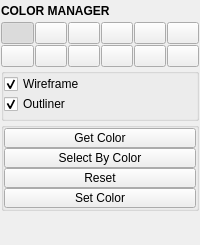
<?xml version="1.0" encoding="UTF-8"?>
<ui version="4.0">
 <class>QtUi</class>
 <widget class="QMainWindow" name="QtUi">
  <property name="enabled">
   <bool>true</bool>
  </property>
  <property name="geometry">
   <rect>
    <x>0</x>
    <y>0</y>
    <width>200</width>
    <height>245</height>
   </rect>
  </property>
  <property name="tabShape">
   <enum>QTabWidget::Triangular</enum>
  </property>
  <property name="dockNestingEnabled">
   <bool>true</bool>
  </property>
  <property name="dockOptions">
   <set>QMainWindow::AllowNestedDocks|QMainWindow::AllowTabbedDocks|QMainWindow::AnimatedDocks|QMainWindow::ForceTabbedDocks</set>
  </property>
  <widget class="QWidget" name="central_widget">
   <property name="minimumSize">
    <size>
     <width>200</width>
     <height>0</height>
    </size>
   </property>
   <layout class="QVBoxLayout" name="verticalLayout">
    <property name="leftMargin">
     <number>1</number>
    </property>
    <property name="topMargin">
     <number>1</number>
    </property>
    <property name="rightMargin">
     <number>1</number>
    </property>
    <property name="bottomMargin">
     <number>1</number>
    </property>
    <item>
     <layout class="QVBoxLayout" name="verticalLayout_1">
      <property name="spacing">
       <number>1</number>
      </property>
      <item>
       <widget class="Header" name="header">
        <property name="minimumSize">
         <size>
          <width>0</width>
          <height>20</height>
         </size>
        </property>
        <property name="maximumSize">
         <size>
          <width>16777215</width>
          <height>20</height>
         </size>
        </property>
        <property name="font">
         <font>
          <weight>75</weight>
          <bold>true</bold>
         </font>
        </property>
        <property name="text">
         <string>COLOR MANAGER</string>
        </property>
       </widget>
      </item>
      <item>
       <layout class="QGridLayout" name="gridLayout">
        <item row="0" column="0">
         <widget class="ColorSwatch" name="chk000">
          <property name="text">
           <string/>
          </property>
          <property name="checkable">
           <bool>true</bool>
          </property>
          <property name="checked">
           <bool>true</bool>
          </property>
         </widget>
        </item>
        <item row="0" column="4">
         <widget class="ColorSwatch" name="chk004">
          <property name="text">
           <string/>
          </property>
          <property name="checkable">
           <bool>true</bool>
          </property>
          <property name="checked">
           <bool>false</bool>
          </property>
         </widget>
        </item>
        <item row="0" column="1">
         <widget class="ColorSwatch" name="chk001">
          <property name="text">
           <string/>
          </property>
          <property name="checkable">
           <bool>true</bool>
          </property>
          <property name="checked">
           <bool>false</bool>
          </property>
         </widget>
        </item>
        <item row="0" column="3">
         <widget class="ColorSwatch" name="chk003">
          <property name="text">
           <string/>
          </property>
          <property name="checkable">
           <bool>true</bool>
          </property>
          <property name="checked">
           <bool>false</bool>
          </property>
         </widget>
        </item>
        <item row="0" column="5">
         <widget class="ColorSwatch" name="chk005">
          <property name="text">
           <string/>
          </property>
          <property name="checkable">
           <bool>true</bool>
          </property>
          <property name="checked">
           <bool>false</bool>
          </property>
         </widget>
        </item>
        <item row="0" column="2">
         <widget class="ColorSwatch" name="chk002">
          <property name="text">
           <string/>
          </property>
          <property name="checkable">
           <bool>true</bool>
          </property>
          <property name="checked">
           <bool>false</bool>
          </property>
         </widget>
        </item>
        <item row="1" column="4">
         <widget class="ColorSwatch" name="chk010">
          <property name="text">
           <string/>
          </property>
          <property name="checkable">
           <bool>true</bool>
          </property>
          <property name="checked">
           <bool>false</bool>
          </property>
         </widget>
        </item>
        <item row="1" column="1">
         <widget class="ColorSwatch" name="chk007">
          <property name="text">
           <string/>
          </property>
          <property name="checkable">
           <bool>true</bool>
          </property>
          <property name="checked">
           <bool>false</bool>
          </property>
         </widget>
        </item>
        <item row="1" column="3">
         <widget class="ColorSwatch" name="chk009">
          <property name="text">
           <string/>
          </property>
          <property name="checkable">
           <bool>true</bool>
          </property>
          <property name="checked">
           <bool>false</bool>
          </property>
         </widget>
        </item>
        <item row="1" column="2">
         <widget class="ColorSwatch" name="chk008">
          <property name="text">
           <string/>
          </property>
          <property name="checkable">
           <bool>true</bool>
          </property>
          <property name="checked">
           <bool>false</bool>
          </property>
         </widget>
        </item>
        <item row="1" column="0">
         <widget class="ColorSwatch" name="chk006">
          <property name="text">
           <string/>
          </property>
          <property name="checkable">
           <bool>true</bool>
          </property>
          <property name="checked">
           <bool>false</bool>
          </property>
         </widget>
        </item>
        <item row="1" column="5">
         <widget class="ColorSwatch" name="chk011">
          <property name="text">
           <string/>
          </property>
          <property name="checkable">
           <bool>true</bool>
          </property>
          <property name="checked">
           <bool>false</bool>
          </property>
         </widget>
        </item>
       </layout>
      </item>
      <item>
       <widget class="QGroupBox" name="groupBox_2">
        <property name="title">
         <string/>
        </property>
        <layout class="QVBoxLayout" name="verticalLayout_6">
         <property name="spacing">
          <number>0</number>
         </property>
         <property name="leftMargin">
          <number>0</number>
         </property>
         <property name="topMargin">
          <number>0</number>
         </property>
         <property name="rightMargin">
          <number>0</number>
         </property>
         <property name="bottomMargin">
          <number>4</number>
         </property>
         <item>
          <widget class="QCheckBox" name="chk012">
           <property name="minimumSize">
            <size>
             <width>0</width>
             <height>20</height>
            </size>
           </property>
           <property name="maximumSize">
            <size>
             <width>16777215</width>
             <height>20</height>
            </size>
           </property>
           <property name="toolTip">
            <string>Set wireframe color.</string>
           </property>
           <property name="layoutDirection">
            <enum>Qt::LeftToRight</enum>
           </property>
           <property name="text">
            <string>Wireframe</string>
           </property>
           <property name="checkable">
            <bool>true</bool>
           </property>
           <property name="checked">
            <bool>true</bool>
           </property>
          </widget>
         </item>
         <item>
          <widget class="QCheckBox" name="chk013">
           <property name="minimumSize">
            <size>
             <width>0</width>
             <height>20</height>
            </size>
           </property>
           <property name="maximumSize">
            <size>
             <width>16777215</width>
             <height>20</height>
            </size>
           </property>
           <property name="toolTip">
            <string>Set outliner color.</string>
           </property>
           <property name="layoutDirection">
            <enum>Qt::LeftToRight</enum>
           </property>
           <property name="text">
            <string>Outliner</string>
           </property>
           <property name="checkable">
            <bool>true</bool>
           </property>
           <property name="checked">
            <bool>true</bool>
           </property>
          </widget>
         </item>
        </layout>
       </widget>
      </item>
      <item>
       <widget class="QGroupBox" name="groupBox">
        <layout class="QVBoxLayout" name="verticalLayout_5">
         <property name="spacing">
          <number>0</number>
         </property>
         <property name="leftMargin">
          <number>0</number>
         </property>
         <property name="topMargin">
          <number>0</number>
         </property>
         <property name="rightMargin">
          <number>0</number>
         </property>
         <property name="bottomMargin">
          <number>0</number>
         </property>
         <item>
          <widget class="QPushButton" name="b003">
           <property name="minimumSize">
            <size>
             <width>0</width>
             <height>20</height>
            </size>
           </property>
           <property name="maximumSize">
            <size>
             <width>16777215</width>
             <height>20</height>
            </size>
           </property>
           <property name="toolTip">
            <string>Apply the current color to any selected objects.</string>
           </property>
           <property name="layoutDirection">
            <enum>Qt::RightToLeft</enum>
           </property>
           <property name="text">
            <string>Get Color</string>
           </property>
           <property name="checkable">
            <bool>false</bool>
           </property>
           <property name="autoDefault">
            <bool>false</bool>
           </property>
           <property name="default">
            <bool>false</bool>
           </property>
           <property name="flat">
            <bool>false</bool>
           </property>
           <property name="bnabled" stdset="0">
            <bool>true</bool>
           </property>
          </widget>
         </item>
         <item>
          <widget class="QPushButton" name="b002">
           <property name="minimumSize">
            <size>
             <width>0</width>
             <height>20</height>
            </size>
           </property>
           <property name="maximumSize">
            <size>
             <width>16777215</width>
             <height>20</height>
            </size>
           </property>
           <property name="toolTip">
            <string>Select objects by the currently selected color.</string>
           </property>
           <property name="layoutDirection">
            <enum>Qt::RightToLeft</enum>
           </property>
           <property name="text">
            <string>Select By Color</string>
           </property>
           <property name="checkable">
            <bool>false</bool>
           </property>
           <property name="autoDefault">
            <bool>false</bool>
           </property>
           <property name="default">
            <bool>false</bool>
           </property>
           <property name="flat">
            <bool>false</bool>
           </property>
           <property name="bnabled" stdset="0">
            <bool>true</bool>
           </property>
          </widget>
         </item>
         <item>
          <widget class="QPushButton" name="b000">
           <property name="minimumSize">
            <size>
             <width>0</width>
             <height>20</height>
            </size>
           </property>
           <property name="maximumSize">
            <size>
             <width>16777215</width>
             <height>20</height>
            </size>
           </property>
           <property name="toolTip">
            <string>&lt;html&gt;&lt;head/&gt;&lt;body&gt;&lt;p&gt;Resets colors to default for selected objects.&lt;/p&gt;&lt;p&gt;Hold &lt;span style=&quot; font-weight:600; font-style:italic;&quot;&gt;ctrl + click&lt;/span&gt; to reset&lt;span style=&quot; font-weight:600;&quot;&gt; ALL &lt;/span&gt;objects in the scene.&lt;/p&gt;&lt;/body&gt;&lt;/html&gt;</string>
           </property>
           <property name="layoutDirection">
            <enum>Qt::RightToLeft</enum>
           </property>
           <property name="text">
            <string>Reset</string>
           </property>
           <property name="checkable">
            <bool>false</bool>
           </property>
           <property name="autoDefault">
            <bool>false</bool>
           </property>
           <property name="default">
            <bool>false</bool>
           </property>
           <property name="flat">
            <bool>false</bool>
           </property>
           <property name="bnabled" stdset="0">
            <bool>true</bool>
           </property>
          </widget>
         </item>
         <item>
          <widget class="QPushButton" name="b001">
           <property name="minimumSize">
            <size>
             <width>0</width>
             <height>20</height>
            </size>
           </property>
           <property name="maximumSize">
            <size>
             <width>16777215</width>
             <height>20</height>
            </size>
           </property>
           <property name="toolTip">
            <string>Apply the current color to any selected objects.</string>
           </property>
           <property name="layoutDirection">
            <enum>Qt::RightToLeft</enum>
           </property>
           <property name="text">
            <string>Set Color</string>
           </property>
           <property name="checkable">
            <bool>false</bool>
           </property>
           <property name="autoDefault">
            <bool>false</bool>
           </property>
           <property name="default">
            <bool>false</bool>
           </property>
           <property name="flat">
            <bool>false</bool>
           </property>
           <property name="bnabled" stdset="0">
            <bool>true</bool>
           </property>
          </widget>
         </item>
        </layout>
       </widget>
      </item>
      <item>
       <spacer name="verticalSpacer_1">
        <property name="orientation">
         <enum>Qt::Vertical</enum>
        </property>
        <property name="sizeHint" stdset="0">
         <size>
          <width>0</width>
          <height>10</height>
         </size>
        </property>
       </spacer>
      </item>
     </layout>
    </item>
   </layout>
  </widget>
 </widget>
 <customwidgets>
  <customwidget>
   <class>Header</class>
   <extends>QLabel</extends>
   <header>uitk.widgets.header.Header.h</header>
  </customwidget>
  <customwidget>
   <class>ColorSwatch</class>
   <extends>QPushButton</extends>
   <header>uitk.widgets.colorSwatch.ColorSwatch.h</header>
  </customwidget>
 </customwidgets>
 <resources/>
 <connections/>
 <designerdata>
  <property name="gridDeltaX">
   <number>5</number>
  </property>
  <property name="gridDeltaY">
   <number>5</number>
  </property>
  <property name="gridSnapX">
   <bool>true</bool>
  </property>
  <property name="gridSnapY">
   <bool>true</bool>
  </property>
  <property name="gridVisible">
   <bool>true</bool>
  </property>
 </designerdata>
</ui>
